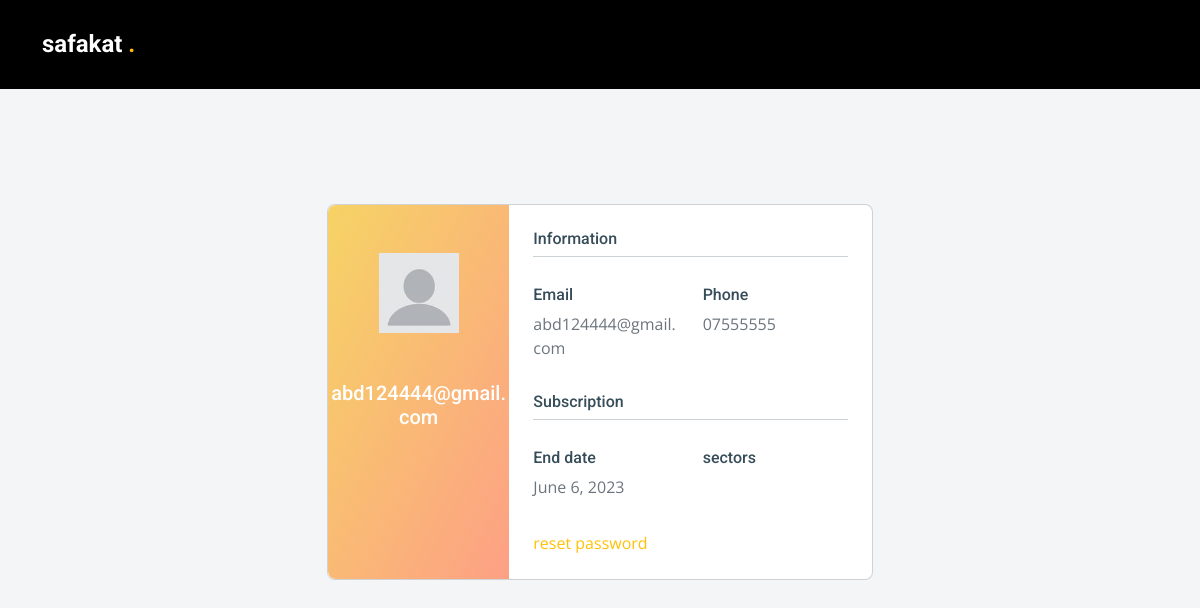
Page /en/userprofile/ (signed in) on the committed database.
### accounts/models.py (models this page shows)
class CustomUser(AbstractUser):
    phone_number = models.CharField(max_length=20)

class Subscription(models.Model):
    user = models.OneToOneField(CustomUser, on_delete=models.CASCADE)
    tittle=models.CharField(max_length=150, blank=True,null=True )
    plan = models.ManyToManyField(Choice)
    start_date = models.DateField()
    end_date = models.DateField()
    activite=models.BooleanField(default=False)
    img_transition = models.ImageField(upload_to='images/',null=True, blank=True)
    def __str__(self):
        return f"{self.user}    "

### accounts/views.py (the view)
# urls.py: path('userprofile/',userProfile,name="userprofile"),
def userProfile(request):
    user_name= CustomUser.objects.filter(id=request.user.id)
    subscription=Subscription.objects.filter(user=request.user)
    print(subscription)
    return render(request,"userprofile.html",{'user_name':user_name,"subscription":subscription })

### templates/userprofile.html (shortened to what this page needs)
{% load static %}
{% load i18n %}
<!DOCTYPE html>
<html lang="en">
<head>
  <link rel="stylesheet" href="https://cdn.jsdelivr.net/npm/bootstrap@5.1.3/dist/css/bootstrap.min.css" />
  <link rel="stylesheet" href="https://cdn.jsdelivr.net/npm/select2@4.0.13/dist/css/select2.min.css" />
  <link rel="stylesheet" href="https://cdn.jsdelivr.net/npm/select2-bootstrap-5-theme@1.3.0/dist/select2-bootstrap-5-theme.min.css" />
  <link rel="stylesheet" href="https://cdn.jsdelivr.net/npm/select2-bootstrap-5-theme@1.3.0/dist/select2-bootstrap-5-theme.rtl.min.css" />
  <link rel="stylesheet" href="https://cdnjs.cloudflare.com/ajax/libs/font-awesome/6.4.0/css/all.min.css" />
  <link href="{% static  'assets/vendor/bootstrap/css/bootstrap.min.css' %}" rel="stylesheet">
  <link href="{% static  'assets/vendor/bootstrap-icons/bootstrap-icons.css' %}" rel="stylesheet">
  <link href="{% static  ' assets/vendor/fontawesome-free/css/all.min.css' %}" rel="stylesheet">
  <link href="{% static  'assets/vendor/aos/aos.css' %}" rel="stylesheet">
  <link href="{% static  'assets/vendor/glightbox/css/glightbox.min.css' %}" rel="stylesheet">
  <link href="{% static  'assets/vendor/swiper/swiper-bundle.min.css' %}" rel="stylesheet">
  <link href="{% static  'assets/css/main.css' %}" rel="stylesheet">
</head>
<body>
  <header id="header" class="header d-flex align-items-center"  style="background-color:black;">
    <div class="container-fluid container-xl d-flex align-items-center justify-content-between">
      <a href="{% url 'Home' %}" class="logo d-flex align-items-center">
        <h1>safakat <span>.</span></h1>
      </a>
      <i class="mobile-nav-toggle mobile-nav-show bi bi-list"></i>
    </div>
  </header>
   {% for user in user_name  %}
    <section class="vh-100" style="background-color: #f4f5f7;">
      <div class="container py-5 h-100">
        <div class="row d-flex justify-content-center align-items-center h-100">
          <div class="col col-lg-6 mb-4 mb-lg-0">
            <div class="card mb-3" style="border-radius: .5rem;">
              <div class="row g-0">
                <div class="col-md-4 gradient-custom text-center text-white"
                  style="border-top-left-radius: .5rem; border-bottom-left-radius: .5rem;">
                  <img src="{% static  'assets/img/anymouser.jpeg' %}"
                    alt="Avatar" class="img-fluid my-5" style="width: 80px;" />
                  <h5>{{user.username}}</h5>
                </div>
                <div class="col-md-8">
                  <div class="card-body p-4">
                    <h6>Information</h6>
                    <hr class="mt-0 mb-4">
                    <div class="row pt-1">
                      <div class="col-6 mb-3">
                        <h6>Email</h6>
                        <p class="text-muted">{{user.email}}</p>
                      </div>
                      <div class="col-6 mb-3">
                        <h6>Phone</h6>
                        <p class="text-muted">{{user.phone_number}}</p>
                      </div>
                    </div>
                    {% for s in subscription %}
                      <h6>Subscription</h6>
                      <hr class="mt-0 mb-4">
                      <div class="row pt-1">
                        <div class="col-6 mb-3">
                          <h6>End date</h6>
                          <p class="text-muted"> {{s.end_date}} </p>
                        </div>
                        <div class="col-6 mb-3">
                          <h6>sectors</h6>
                        </div>
                      </div>
                    {% endfor %}
                    <div class="d-flex justify-content-start">
                      <a href="{% url 'change_password' %}" class="link-warning" style="color:red;"> reset password </a>
                    </div>
                  </div>
                </div>
              </div>
            </div>
          </div>
        </div>
      </div>
    </section>
  {% endfor %}
</body>
</html>

### static/assets/css/main.css (style rules this page uses)
:root { --font-default: "Open Sans", system-ui, -apple-system, "Segoe UI", Roboto, "Helvetica Neue", Arial, "Noto Sans", "Liberation Sans", sans-serif, "Apple Color Emoji", "Segoe UI Emoji", "Segoe UI Symbol", "Noto Color Emoji"; --font-primary: "Roboto", sans-serif; --font-secondary: "Work Sans", sans-serif; }
:root { --color-default: #364d59; --color-primary: #feb900; --color-secondary: #52565e; }
:root { scroll-behavior: smooth; }
body { font-family: var(--font-default); color: var(--color-default); overflow-x: hidden; }
a { color: var(--color-primary); text-decoration: none; }
h1, h2, h3, h4, h5, h6 { font-family: var(--font-primary); }
section { padding: 80px 0; overflow: hidden; }
.header { z-index: 997; position: absolute; padding: 30px 0; top: 0; left: 0; right: 0; }
.header .logo h1 { font-size: 24px; font-weight: 700; color: #fff; margin-bottom: 0; font-family: var(--font-primary); }
.header .logo h1 span { color: var(--color-primary); }
@media (max-width: 1279px) { .mobile-nav-show { position: relative; color: #fff; font-size: 28px; cursor: pointer; line-height: 0; transition: 0.5s; z-index: 9999; padding-right: 10px; } }

### templates/userprofile.html (style rules this page uses)
.gradient-custom { background: #f6d365; background: -webkit-linear-gradient(to right bottom, rgba(246, 211, 101, 1), rgba(253, 160, 133, 1)); background: linear-gradient(to right bottom, rgba(246, 211, 101, 1), rgba(253, 160, 133, 1)) }

### rows in the picture
CustomUser: username "abd124444@gmail.com", email "abd124444@gmail.com", phone_number "07555555"
Subscription: end_date "June 6, 2023"
